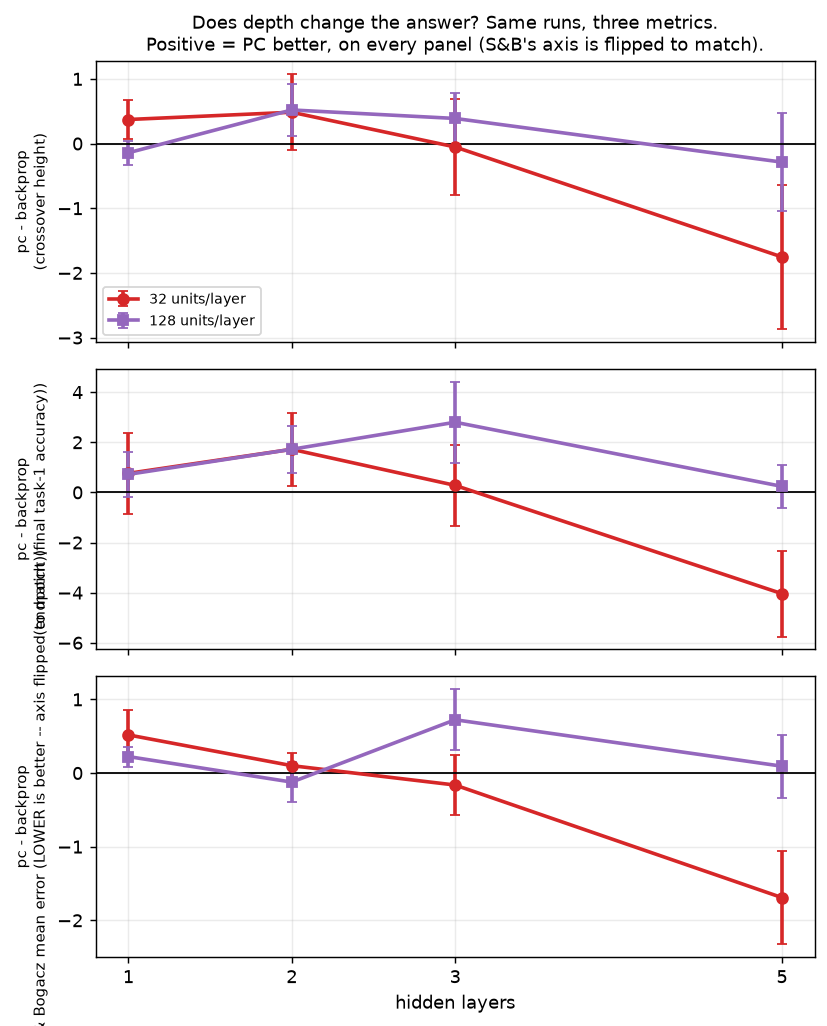

Generate this figure with Python:
"""Does depth change the answer under crossover, under S&B's own metric, and under the endpoint?

59 answered this for crossover height only, and did not save full curves -- so S&B's metric and
the endpoint can't be recovered from its saved arrays after the fact. This reruns the same
depth x width factorial (same per-cell calibration, same per-cell measured task-2 threshold,
same gates) but backprop and PC only -- no need to include replay, per this slide -- and saves the
full accuracy curves so all three metrics come from the same runs.

Deviation from the protocol: none beyond 59's own (accuracy stopping is the protocol; the
threshold is measured per cell, as 59 established was necessary).
"""
import sys
import time
from pathlib import Path

ROOT = Path(__file__).resolve().parents[1]
sys.path.insert(0, str(ROOT))

import numpy as np
import matplotlib.pyplot as plt

from src.protocol import PROTOCOL, load, run, replace, figure_path as _figure_path, \
    array_path as _array_path
from src.metrics import metric_grid, paired_diff

SMOKE = "--smoke" in sys.argv


def _tag(f, suffix):
    own = Path(f).resolve() == Path(__file__).resolve()
    return (suffix + "_SMOKE").lstrip("_") if (SMOKE and own) else suffix


def figure_path(f, suffix=""):
    return _figure_path(f, _tag(f, suffix))


def array_path(f, suffix=""):
    return _array_path(f, _tag(f, suffix))


DEPTHS = [1, 2, 3, 5]
WIDTHS = [32, 128]
METHODS = ["backprop", "pc"]
SEEDS = 5
CAL_SEEDS = 2
EVAL_EVERY = 20
T1_THRESHOLD = 0.90
STOP_PATIENCE = 3
MAX_ITERS = 2500
TARGET_STEPS = 420
PC_STEPS = 50
LR_GRID = [0.005, 0.01, 0.02, 0.05, 0.1, 0.2]
WIDTH_STYLE = {32: dict(ls="-", marker="o", color="tab:red"),
               128: dict(ls="-", marker="s", color="tab:purple")}

if SMOKE:
    DEPTHS, WIDTHS, SEEDS, CAL_SEEDS = [1, 2], [32, 128], 2, 1
    MAX_ITERS, TARGET_STEPS, LR_GRID = 400, 150, [0.02, 0.05, 0.1, 0.2]
    print("--smoke: tiny budget, results are NOT meaningful\n")

CELLS = [(d, w) for w in WIDTHS for d in DEPTHS]
print(f"depth x width factorial: {[f'{d}x{w}' for d, w in CELLS]}, backprop + pc only")
print(f"  {SEEDS} seeds | task 1 to {T1_THRESHOLD:.0%} | task 2 threshold measured per cell\n")


def settle_kw(m):
    return dict(steps=PC_STEPS) if m == "pc" else {}


def base_for(d, w):
    return replace(PROTOCOL, hidden=w, n_layers=d, scenario="domain_il",
                   stop_patience=STOP_PATIENCE, max_iters_per_task=MAX_ITERS,
                   eval_every=EVAL_EVERY, seeds=SEEDS)


def calibrate(b, data):
    out = {}
    for m in METHODS:
        best, best_d = None, np.inf
        for lr in LR_GRID:
            p = replace(b, stop_threshold=T1_THRESHOLD, lr={m: lr})
            steps = []
            for s in range(CAL_SEEDS):
                o = run(p, m, s, data=data, tasks=[p.tasks(s)[0]], **settle_kw(m))
                steps.append(o["switches"][0] if o["reached"][0] else np.nan)
            if not np.isfinite(steps).all():
                continue
            dist = abs(np.log(np.mean(steps) / TARGET_STEPS))
            if dist < best_d:
                best, best_d = lr, dist
        out[m] = best
    return out


def ceiling(b, lrs, data):
    """Highest task-2 accuracy the slower of backprop/PC reaches under this cell's cap."""
    tops = []
    for m in METHODS:
        p = replace(b, stop_threshold=[T1_THRESHOLD, None], lr={m: lrs[m]})
        for s in range(CAL_SEEDS):
            o = run(p, m, s, data=data, **settle_kw(m))
            c = o["curves"]["argmax"] * 100
            i = int(np.argmin(np.abs(np.asarray(o["steps"]) - o["switches"][0])))
            tops.append(float(c[i:, 1].max()))
    return min(tops)


data = load(replace(PROTOCOL, hidden=32, scenario="domain_il"))
curves, switches_by_cell, lrs_all, thr = {}, {}, {}, {}
t0 = time.perf_counter()

for (d, w) in CELLS:
    b = base_for(d, w)
    lrs = calibrate(b, data)
    if any(v is None for v in lrs.values()):
        miss = [m for m, v in lrs.items() if v is None]
        print(f"  {d}x{w}: {', '.join(miss)} reached {T1_THRESHOLD:.0%} at NO rate -- skipped")
        continue
    lrs_all[(d, w)] = lrs
    T2 = float(np.floor((ceiling(b, lrs, data) - 3.0) / 5.0) * 5.0 / 100.0)
    thr[(d, w)] = T2
    print(f"  {d}x{w}  lr " + ", ".join(f"{m} {lrs[m]:g}" for m in METHODS)
          + f"  | task 2 stops at {T2:.0%}   [{time.perf_counter()-t0:5.0f}s]")

    runs_cell = {}
    for m in METHODS:
        p = replace(b, stop_threshold=[T1_THRESHOLD, T2], lr={m: lrs[m]})
        runs_cell[m] = [run(p, m, s, data=data, **settle_kw(m)) for s in range(SEEDS)]
        last = runs_cell[m][-1]["curves"]["argmax"]
        print(f"      {m:9s} task 1 kept {last[-1, 0]*100:5.1f}%   [{time.perf_counter()-t0:5.0f}s]")

    # Runs are threshold-stopped, so seeds have DIFFERENT lengths -- pad onto one grid relative
    # to the switch, exactly as 73 does, rather than np.stack (which needs equal shapes).
    lo = -int(1.2 * max(np.mean([o["switches"][0] for o in runs_cell[m]]) for m in METHODS))
    hi = int(1.2 * max(np.mean([o["switches"][1] - o["switches"][0] for o in runs_cell[m]])
                       for m in METHODS))
    rel_grid = np.arange(lo, hi + EVAL_EVERY, EVAL_EVERY)
    for m in METHODS:
        A = np.full((SEEDS, len(rel_grid), 2), np.nan)
        for i, o in enumerate(runs_cell[m]):
            rel = np.asarray(o["steps"]) - o["switches"][0]
            for j, r in enumerate(rel):
                k = int(round((r - lo) / EVAL_EVERY))
                if 0 <= k < len(rel_grid):
                    A[i, k] = o["curves"]["argmax"][j]
        curves[(d, w, m)] = A
    switches_by_cell[(d, w)] = (rel_grid, 0.0)   # (grid, switch=0 -- already relative)

done = sorted({(d, w) for (d, w, m) in curves})

# ---------------------------------------------------------------- three metrics, paired
METRICS = ["crossover", "final_t1", "sb_mean_err"]
res = {k: {} for k in METRICS}
for (d, w) in done:
    rel_grid, sw = switches_by_cell[(d, w)]
    g = {m: metric_grid(rel_grid, curves[(d, w, m)], sw) for m in METHODS}
    sb = {m: (g[m]["mean_err_t1"] + g[m]["mean_err_t2"]) / 2 for m in METHODS}
    res["crossover"][(d, w)] = paired_diff(g["pc"]["crossover"], g["backprop"]["crossover"])
    res["final_t1"][(d, w)] = paired_diff(g["pc"]["final_t1"], g["backprop"]["final_t1"])
    res["sb_mean_err"][(d, w)] = paired_diff(sb["pc"], sb["backprop"])

print("\n  PAIRED pc - backprop, per cell\n")
for k in METRICS:
    print(f"  {k}")
    for (d, w) in done:
        dd, sd, n = res[k][(d, w)]
        print(f"    {d}x{w:<4d} {dd:+6.2f} +-{sd:5.2f} {n:4.1f}sem")

# ---------------------------------------------------------------- the 3-panel figure
TITLES = {"crossover": "crossover height", "final_t1": "endpoint (final task-1 accuracy)",
          "sb_mean_err": "Song & Bogacz mean error (LOWER is better -- axis flipped to match)"}
fig, axes = plt.subplots(3, 1, figsize=(6.5, 8.0), sharex=True)
for ax, k in zip(axes, METRICS):
    for w in WIDTHS:
        xs = [d for d in DEPTHS if (d, w) in done]
        ys = [res[k][(d, w)][0] for d in xs]
        es = [res[k][(d, w)][1] for d in xs]
        if k == "sb_mean_err":
            ys = [-y for y in ys]  # flip sign: lower error is better, so "up" means "PC better" everywhere
        if xs:
            ax.errorbar(xs, ys, yerr=es, capsize=3, lw=2,
                        label=f"{w} units/layer", **WIDTH_STYLE[w])
    ax.axhline(0, color="k", lw=1)
    ax.set_ylabel(f"pc − backprop\n({TITLES[k]})", fontsize=8.5)
    ax.grid(alpha=0.25)
axes[0].legend(fontsize=8, loc="best")
axes[0].set_title("Does depth change the answer? Same runs, three metrics.\n"
                  "Positive = PC better, on every panel (S&B's axis is flipped to match).",
                  fontsize=10)
axes[-1].set_xlabel("hidden layers")
axes[-1].set_xticks(DEPTHS)
fig.tight_layout()
fig.savefig(figure_path(__file__), dpi=130, bbox_inches="tight")
print(f"\nsaved {figure_path(__file__)}")

np.savez(array_path(__file__), cells=np.asarray(done), methods=np.asarray(METHODS),
         lrs=lrs_all, thresholds=thr, eval_every=EVAL_EVERY,
         **{f"steps_{d}x{w}": switches_by_cell[(d, w)][0] for (d, w) in done},
         **{f"argmax_{d}x{w}_{m}": curves[(d, w, m)] for (d, w) in done for m in METHODS})
print(f"saved {array_path(__file__)}")
